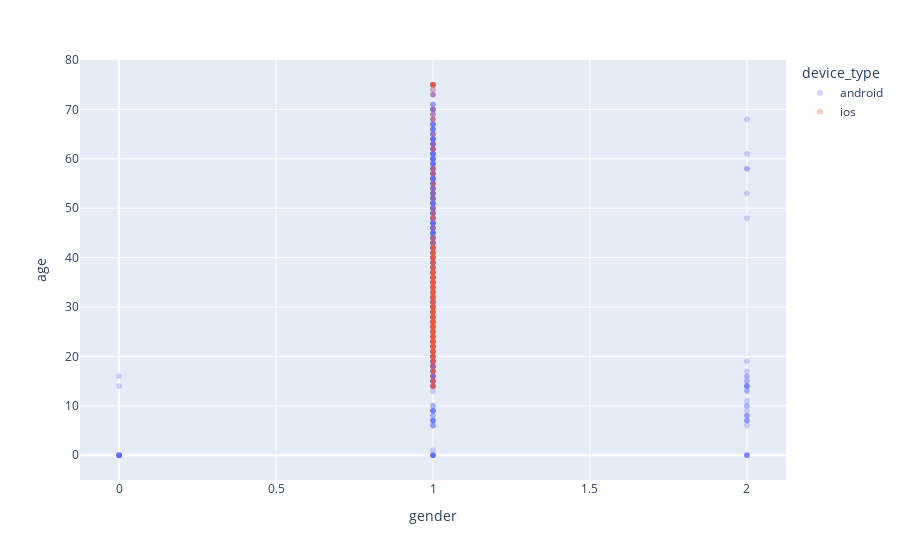

Source (notebook cell):
### Code cell
fig = px.scatter(
    data_clicks, 
    y='age', x='gender', 
    color='device_type',
    opacity=.3
)
fig.show()

### Figure 1 — Plotly figure (JSON) as saved in the notebook; plotly's stock layout.template omitted (floating-point values rounded to 4 significant figures; data arrays with more than 128 entries replaced by an {"elided": "..."} marker saying what was removed)
{"data": [{"hovertemplate": "device_type=android<br>gender=%{x}<br>age=%{y}<extra></extra>", "legendgroup": "android", "marker": {"color": "#636efa", "opacity": 0.3, "symbol": "circle"}, "mode": "markers", "name": "android", "showlegend": true, "type": "scattergl", "x": {"elided": "3757 int values"}, "xaxis": "x", "y": {"elided": "3757 int values"}, "yaxis": "y"}, {"hovertemplate": "device_type=ios<br>gender=%{x}<br>age=%{y}<extra></extra>", "legendgroup": "ios", "marker": {"color": "#EF553B", "opacity": 0.3, "symbol": "circle"}, "mode": "markers", "name": "ios", "showlegend": true, "type": "scattergl", "x": {"elided": "351 int values"}, "xaxis": "x", "y": {"elided": "351 int values"}, "yaxis": "y"}], "layout": {"autosize": true, "legend": {"title": {"text": "device_type"}, "tracegroupgap": 0}, "margin": {"t": 60}, "xaxis": {"anchor": "y", "autorange": true, "domain": [0, 1], "range": [-0.1215, 2.121], "title": {"text": "gender"}, "type": "linear"}, "yaxis": {"anchor": "x", "autorange": true, "domain": [0, 1], "range": [-5.807, 80.81], "title": {"text": "age"}, "type": "linear"}}}
